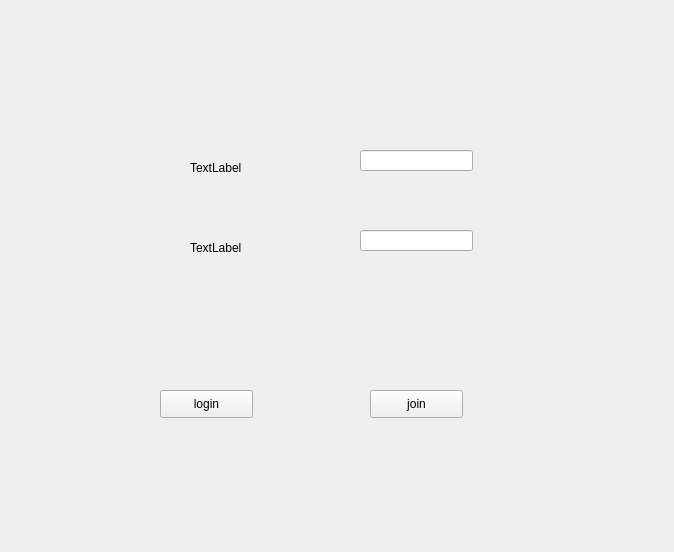
<?xml version="1.0" encoding="UTF-8"?>
<ui version="4.0">
 <class>Form</class>
 <widget class="QWidget" name="Form">
  <property name="geometry">
   <rect>
    <x>0</x>
    <y>0</y>
    <width>674</width>
    <height>552</height>
   </rect>
  </property>
  <property name="windowTitle">
   <string>Form</string>
  </property>
  <widget class="QStackedWidget" name="stackedWidget">
   <property name="geometry">
    <rect>
     <x>50</x>
     <y>30</y>
     <width>561</width>
     <height>461</height>
    </rect>
   </property>
   <property name="currentIndex">
    <number>0</number>
   </property>
   <widget class="QWidget" name="page">
    <widget class="QPushButton" name="btn_login">
     <property name="geometry">
      <rect>
       <x>110</x>
       <y>360</y>
       <width>93</width>
       <height>28</height>
      </rect>
     </property>
     <property name="text">
      <string>login</string>
     </property>
    </widget>
    <widget class="QPushButton" name="btn_join">
     <property name="geometry">
      <rect>
       <x>320</x>
       <y>360</y>
       <width>93</width>
       <height>28</height>
      </rect>
     </property>
     <property name="text">
      <string>join</string>
     </property>
    </widget>
    <widget class="QLabel" name="label">
     <property name="geometry">
      <rect>
       <x>140</x>
       <y>130</y>
       <width>64</width>
       <height>15</height>
      </rect>
     </property>
     <property name="text">
      <string>TextLabel</string>
     </property>
    </widget>
    <widget class="QLabel" name="label_2">
     <property name="geometry">
      <rect>
       <x>140</x>
       <y>210</y>
       <width>64</width>
       <height>15</height>
      </rect>
     </property>
     <property name="text">
      <string>TextLabel</string>
     </property>
    </widget>
    <widget class="QLineEdit" name="lineEdit">
     <property name="geometry">
      <rect>
       <x>310</x>
       <y>120</y>
       <width>113</width>
       <height>21</height>
      </rect>
     </property>
    </widget>
    <widget class="QLineEdit" name="lineEdit_2">
     <property name="geometry">
      <rect>
       <x>310</x>
       <y>200</y>
       <width>113</width>
       <height>21</height>
      </rect>
     </property>
    </widget>
   </widget>
   <widget class="QWidget" name="page_2">
    <widget class="QLineEdit" name="lineEdit_3">
     <property name="geometry">
      <rect>
       <x>310</x>
       <y>110</y>
       <width>113</width>
       <height>21</height>
      </rect>
     </property>
    </widget>
    <widget class="QLineEdit" name="lineEdit_4">
     <property name="geometry">
      <rect>
       <x>310</x>
       <y>190</y>
       <width>113</width>
       <height>21</height>
      </rect>
     </property>
    </widget>
    <widget class="QLineEdit" name="lineEdit_5">
     <property name="geometry">
      <rect>
       <x>310</x>
       <y>280</y>
       <width>113</width>
       <height>21</height>
      </rect>
     </property>
    </widget>
    <widget class="QLabel" name="label_3">
     <property name="geometry">
      <rect>
       <x>110</x>
       <y>120</y>
       <width>64</width>
       <height>15</height>
      </rect>
     </property>
     <property name="text">
      <string>TextLabel</string>
     </property>
    </widget>
    <widget class="QLabel" name="label_4">
     <property name="geometry">
      <rect>
       <x>110</x>
       <y>200</y>
       <width>64</width>
       <height>15</height>
      </rect>
     </property>
     <property name="text">
      <string>TextLabel</string>
     </property>
    </widget>
    <widget class="QLabel" name="label_5">
     <property name="geometry">
      <rect>
       <x>110</x>
       <y>300</y>
       <width>64</width>
       <height>15</height>
      </rect>
     </property>
     <property name="text">
      <string>TextLabel</string>
     </property>
    </widget>
   </widget>
  </widget>
 </widget>
 <resources/>
 <connections/>
</ui>
